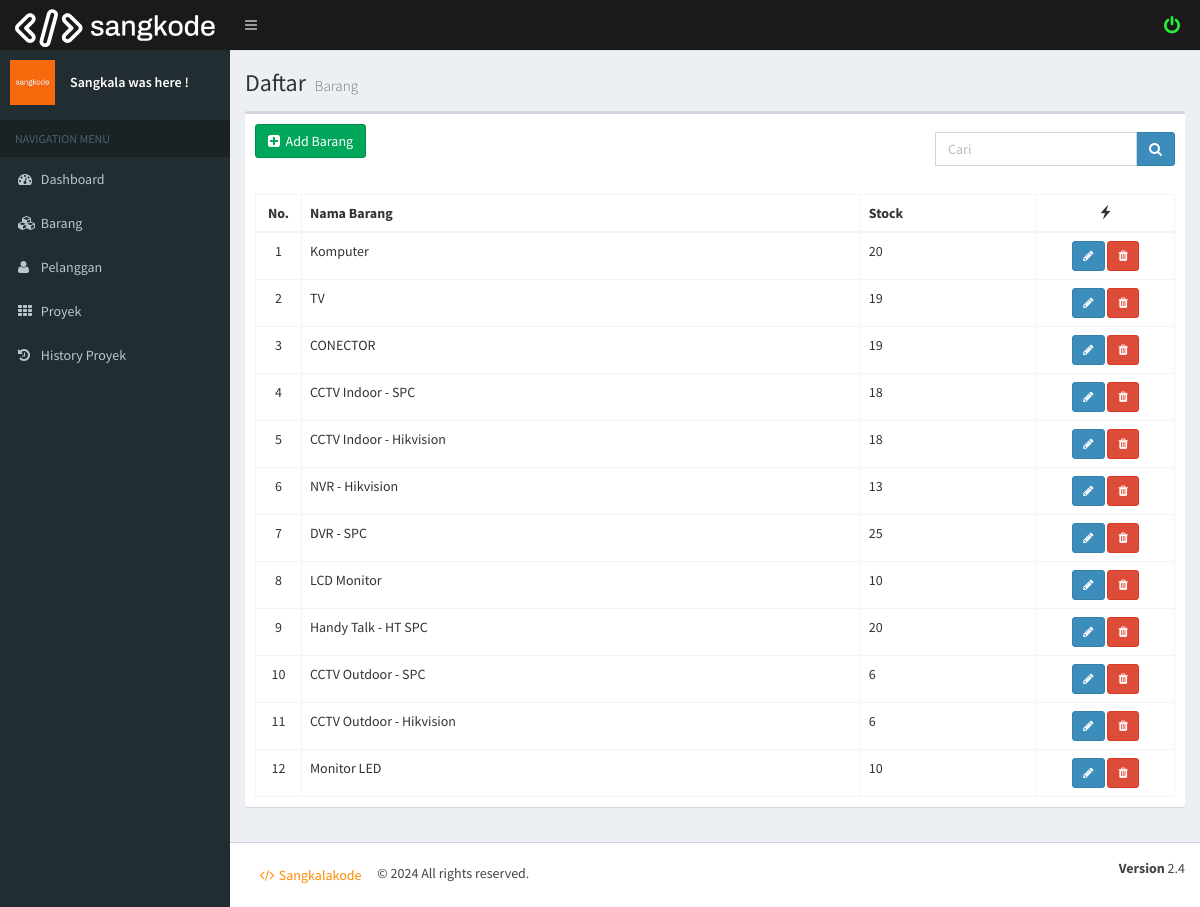
The page /index.php?page=barang (signed in) on the database its author committed.
### tables this page shows
CREATE TABLE `tb_barang` (
  `kd_barang` int(11) NOT NULL,
  `nama_barang` varchar(100) NOT NULL,
  `stock` int(11) NOT NULL
);

### pages/barang.php (the view, shortened to what this page needs)
<section class="content-header">
  <h1>
    Daftar
    <small>Barang</small>
  </h1>
</section>
<section class="content">
  <div class="row">
    <div class="col-xs-12">
      <div class="box">
        <div class="box-header">
          <h3 class="box-title">
            <a href="?page=barang_add" class="btn btn-success" title="Tambah Data Barang" alt="Tambah Data Barang">
              <i class="fa fa-plus-square"></i>&nbsp; Add Barang
            </a>
          </h3>
          <form class="navbar-form navbar-right" role="search" method="get" action="">
            <div class="input-group pull-right">
              <input type="text" class="form-control" value="<?php echo isset($_GET['qq']) ? $_GET['qq'] : ''; ?>" placeholder="Cari" name="qq">
              <div class="input-group-btn">
                <button class="btn btn-primary" type="submit">
                  <i class="fa fa-search"></i>
                </button>
              </div>
            </div>
          </form>
        </div>
        <div class="box-body">
          <table id="example2" class="table table-bordered table-hover">
            <thead>
              <tr>
                <th class="text-center" width="5%">No.</th>
                <th>Nama Barang</th>
                <th>Stock</th>
                <th class="text-center" width="15%"><span class="glyphicon glyphicon-flash"></span></th>
              </tr>
            </thead>
            <tbody>
              <?php
              $query_search = '';
              $mysqli = new mysqli("localhost", "root", "", "sisfobarang");
              $result = $mysqli->query("SELECT * FROM tb_barang WHERE 1 $query_search");
              if ($result->num_rows > 0) {
                $i = 1;
                while ($row = $result->fetch_assoc()) {
              ?>
                  <tr>
                    <td class="text-center"><?php echo $i; ?></td>
                    <td style="text-transform: capitalize;"><?php echo $row['nama_barang']; ?></td>
                    <td><?php echo $row['stock']; ?></td>
                    <td class="text-center">
                      <a href="?page=barang_edit&amp;idbarang=<?php echo $row['kd_barang']; ?>" class="btn btn-primary btn-sm" title="edit" alt="edit">
                        <i class="fa fa-pencil"></i>
                      </a>
                      <a href="?page=barang_act&amp;idbarang=<?php echo $row['kd_barang']; ?>&amp;act=delete" class="btn btn-danger btn-sm" title="delete" alt="delete" onclick="return confirm('Are you sure you want to delete this item?');">
                        <i class="fa fa-trash"></i>
                      </a>
                    </td>
                  </tr>
              <?php
                  $i++;
                }
              }
              ?>
            </tbody>
          </table>
        </div>
      </div>
    </div>
  </div>
</section>

### index.php (shortened to what this page needs)
<!DOCTYPE html>
<html>
  <head>
    <link href="bootstrap/css/bootstrap.min.css" rel="stylesheet" type="text/css" />
    <link href="dist/css/font-awesome.min.css" rel="stylesheet" type="text/css" />
    <link href="https://code.ionicframework.com/ionicons/2.0.1/css/ionicons.min.css" rel="stylesheet" type="text/css" />
    <link href="dist/css/AdminLTE.min.css" rel="stylesheet" type="text/css" />
    <link href="dist/css/skins/_all-skins.min.css" rel="stylesheet" type="text/css" />
    <link href="bootstrap/css/jquery-ui.css" rel="stylesheet" type="text/css" />
  </head>
  <body class="skin-black sidebar-mini layout-boxed">
    <div class="wrapper">
      <header class="main-header">
        <a href="index.php" class="logo" style="height:px;">
          <img class="large hidden-xs" src="dist/img/default-monochrome-white.svg" style="margin:0; padding:0; width:200px;"alt="User Image"/>
        </a>
        <nav class="navbar navbar-static-top" role="navigation">
          <a href="#" class="sidebar-toggle" data-toggle="offcanvas" role="button">
          </a>
          <div class="navbar-custom-menu">
            <ul class="nav navbar-nav">
              <li class="dropdown user user-menu">
                <a href="logout.php" class="btn" onclick="return confirm('Sure you want to Sign Out ?');" alt="Sign Out" title="Sign Out">
                  <span class="fa fa-lg fa-power-off"></span>
                </a>
              </li>
            </ul>
          </div>
        </nav>
      </header>
      <aside class="main-sidebar">
        <section class="sidebar">
          <div class="user-panel">
            <div class="pull-left image">
              <img src="dist/img/user2-160x160.png "img-square" alt="User Image" />
            </div>
            <div class="pull-left info">
              <p style="margin-top:10px; margin-left: 5 px;">Sangkala was here ! </p>
            </div>
          </div>
          <ul class="sidebar-menu">
            <li class="header">NAVIGATION MENU</li>
            <li class="treeview">
              <a href="index.php" alt="Dashboard" title="Dashboard">
                  <i  class="fa fa-dashboard"></i> <span> Dashboard</span>
              </a>
            </li>
            <li>
              <a href="?page=barang" alt="Barang" title="Barang">
                  <i  class="fa fa-cubes"></i> <span> Barang</span>
              </a>
            </li>
            <li>
              <a href="?page=customer" alt="Pelanggan" title="Pelanggan">
                  <i  class="fa fa-user"></i> <span> Pelanggan</span>
              </a>
            </li>
            <li>
              <a href="?page=project" alt="Proyek" title="Proyek">
                  <i  class="fa fa-th"></i> <span> Proyek</span>
              </a>
            </li>
            <li>
              <a href="?page=history" alt="History" title="History">
                  <i  class="fa fa-history"></i> <span> History Proyek</span>
              </a>
            </li>
          </ul>
        </section>
      </aside>
      <div class="content-wrapper">
        <?php
          $page = htmlentities( $_GET['page'] );
          $halaman = "pages/$page.php";
          if ( ! file_exists( $halaman ) || empty( $page ) ) {
            include( 'content.php' );
          } else {
            include( "$halaman" );
          }
        ?>
      </div>
      <footer class="main-footer">
        <div class="pull-right hidden-xs">
          <b>Version</b> 2.4
        </div>
        <strong><a class="btn" href="http://Sangkala.id" style="color:#FF8C00;"><i class="fa fa-code fa-spin fa-1x fa-fw" aria-hidden="true"></i>
<span class="sr-only">Saving. Hang tight!</span></span> Sangkalakode </a></strong>
          &copy; 2024 All rights reserved.
      </footer>
    </div>
  </body>
</html>

### index.php (style rules this page uses)
.skin-black .main-header > .logo { background-color: rgb(26, 26, 26); color: #999; border:none; transition:all ease .35s; }
.skin-black .main-header > .navbar { background-color: rgb(26, 26, 26); color: #999; }
.skin-black .main-header > .navbar > .sidebar-toggle { color: #999; border:none; }
.skin-black .main-header > .navbar .navbar-custom-menu .navbar-nav > li > a, .skin-black .main-header > .navbar .navbar-right > li > a { background-color: rgb(26, 26, 26); color: #29ee39; border: none; }
.skin-black .content-header { padding-top: 20px; margin-top: 0px; }
.btn { transform:scale(1.0,1.0); transition:all ease .35s; }
.btn .fa-power-off { transition:all ease .55s; }
.user-panel { padding-top: 10px; text-align: left; height: 70px; }
.large { border-radius:0px; margin-left:-20px; margin-top:0px; width:240px; }
.form-control, .form-group, .cap { text-transform:capitalize; }

### rows shown on the page
tb_barang: nama_barang "Komputer", stock "20"
tb_barang: nama_barang "TV", stock "19"
tb_barang: nama_barang "CONECTOR", stock "19"
tb_barang: nama_barang "CCTV Indoor - SPC", stock "18"
tb_barang: nama_barang "CCTV Indoor - Hikvision", stock "18"
tb_barang: nama_barang "NVR - Hikvision", stock "13"
tb_barang: nama_barang "DVR - SPC", stock "25"
tb_barang: nama_barang "LCD Monitor", stock "10"
tb_barang: nama_barang "Handy Talk - HT SPC", stock "20"
tb_barang: nama_barang "CCTV Outdoor - SPC", stock "6"
tb_barang: nama_barang "CCTV Outdoor - Hikvision", stock "6"
tb_barang: nama_barang "Monitor LED", stock "10"
